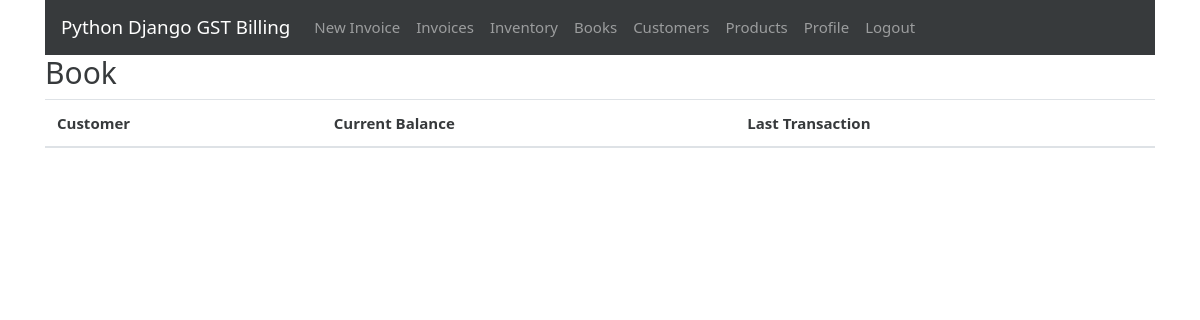
The page /books (signed in) on the database as committed earlier.
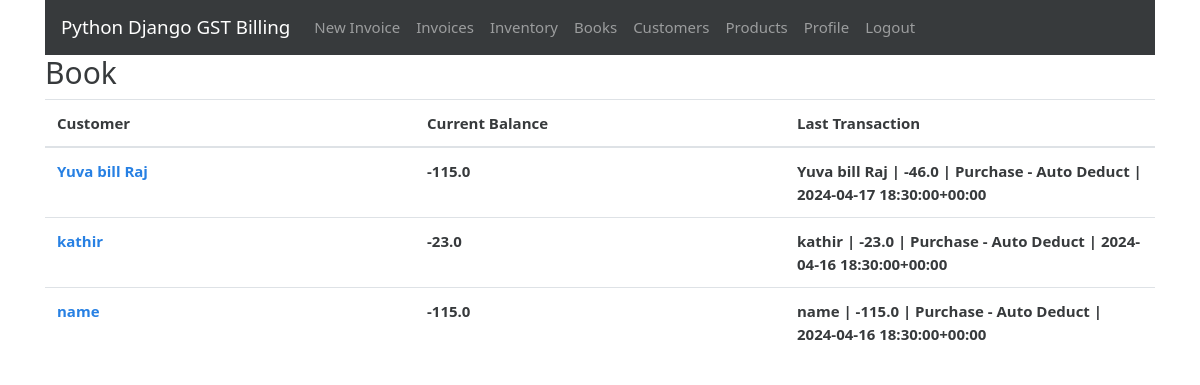
The same page on the database as committed later.
### gstbillingapp/models.py (models this page shows, shortened)
class Book(models.Model):
    user = models.ForeignKey(User, null=True, blank=True, on_delete=models.SET_NULL)
    customer = models.ForeignKey(Customer, null=True, blank=True, on_delete=models.SET_NULL)
    current_balance = models.FloatField(default=0)
    last_log = models.ForeignKey('BookLog', null=True, blank=True, default=None, on_delete=models.SET_NULL)

class Customer(models.Model):
    user = models.ForeignKey(User, null=True, blank=True, on_delete=models.SET_NULL)
    customer_name = models.CharField(max_length=200)
    customer_address = models.TextField(max_length=600, blank=True, null=True)
    customer_phone = models.CharField(max_length=14, blank=True, null=True)
    customer_gst = models.CharField(max_length=15, blank=True, null=True)

class BookLog(models.Model):
    parent_book = models.ForeignKey(Book, null=True, blank=True, on_delete=models.CASCADE)
    date = models.DateTimeField(default=datetime.now, blank=True, null=True)
    last_modified = models.DateTimeField(auto_now=True)
    CHANGE_TYPES = [
        (0, 'Paid'),
        (1, 'Purchased Items'),
        (2, 'Sold Items'),
        (4, 'Other'),
    ]
    change_type = models.IntegerField(choices=CHANGE_TYPES, default=0)
    change = models.FloatField(default=0.0)
    associated_invoice = models.ForeignKey(Invoice, blank=True, null=True, default=None, on_delete=models.SET_NULL)
    description = models.TextField(max_length=600, blank=True, null=True)
    def __str__(self):
        return self.parent_book.customer.customer_name + " | " + str(self.change) + " | " + self.description + " | " + str(self.date)

### gstbillingapp/views.py (the view)
# urls.py: path('books', views.books, name='books'),
@login_required
def books(request):
    context = {}
    context['book_list'] = Book.objects.filter(user=request.user)
    return render(request, 'gstbillingapp/books.html', context)

### gstbillingapp/templates/gstbillingapp/books.html (shortened to what this page needs)
{% extends "gstbillingapp/base.html" %}
{% load static %}
{% block content %}
<div class="row">
	<div class="col">
		<h2>Book</h2>
	</div>
</div>
<table class="table table-hover font-weight-bold" id="book-table">
	<thead>
		<tr>
			<th>Customer</th>
			<th>Current Balance</th>
			<th>Last Transaction</th>
		</tr>
	</thead>
	<tbody class="two-col-form">
		{% for book in book_list %}
		<tr onclick="window.location='{% url 'book_logs' book.id %}';">
			<td><a href="{% url 'book_logs' book.id %}">{{book.customer.customer_name}}</a></td>
			<td>{{book.current_balance}}</td>
			<td>{{book.last_log}}</td>
		</tr>
		{% endfor %}
	</tbody>
</table>
{% endblock %}

Rows that differ between the two databases and show on the page:
added Book: customer.customer_name "Yuva bill Raj", current_balance "-115.0", last_log "Yuva bill Raj | -46.0 | Purchase - Auto Deduct | 2024-04-17 18:30:00+00:00"
added Book: customer.customer_name "kathir", current_balance "-23.0", last_log "kathir | -23.0 | Purchase - Auto Deduct | 2024-04-16 18:30:00+00:00"
added Book: customer.customer_name "name", current_balance "-115.0", last_log "name | -115.0 | Purchase - Auto Deduct | 2024-04-16 18:30:00+00:00"
